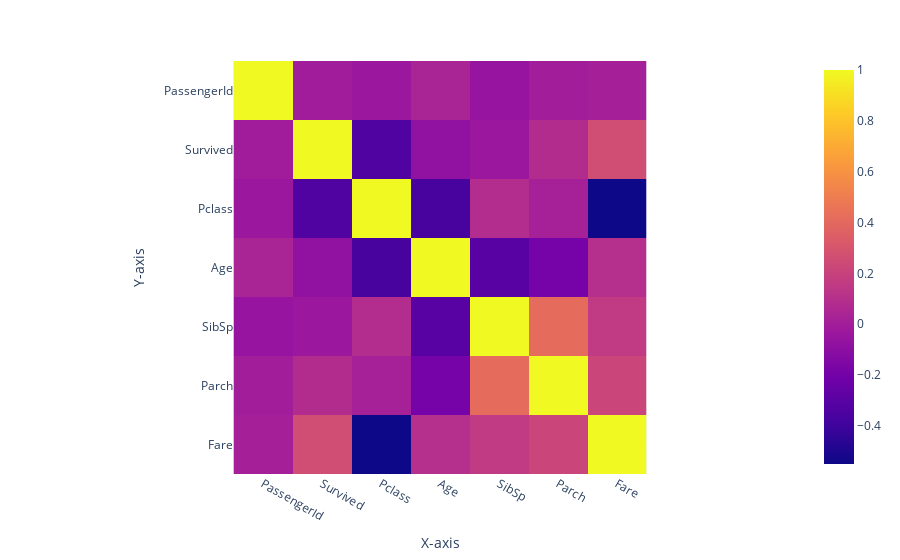

Source (notebook cell):
### Markdown cell above
Calculate the correlation of the DataFrame using Pandas, and make a heatmap of the correlation using Plotly (Don't forget to add the labels of the dataframe to the x and y axis).

### Code cell
corr = data.corr()

fig = px.imshow(corr, labels={'x':'X-axis', 'y':'Y-axis'})

fig.show()

### Figure 1 — Plotly figure (JSON) as saved in the notebook; plotly's stock layout.template omitted (floating-point values rounded to 4 significant figures)
{"data": [{"coloraxis": "coloraxis", "hovertemplate": "X-axis: %{x}<br>Y-axis: %{y}<br>color: %{z}<extra></extra>", "type": "heatmap", "x": ["PassengerId", "Survived", "Pclass", "Age", "SibSp", "Parch", "Fare"], "y": ["PassengerId", "Survived", "Pclass", "Age", "SibSp", "Parch", "Fare"], "z": [[1, -0.005007, -0.03514, 0.03685, -0.05753, -0.001652, 0.01266], [-0.005007, 1, -0.3385, -0.07722, -0.03532, 0.08163, 0.2573], [-0.03514, -0.3385, 1, -0.3692, 0.08308, 0.01844, -0.5495], [0.03685, -0.07722, -0.3692, 1, -0.3082, -0.1891, 0.09607], [-0.05753, -0.03532, 0.08308, -0.3082, 1, 0.4148, 0.1597], [-0.001652, 0.08163, 0.01844, -0.1891, 0.4148, 1, 0.2162], [0.01266, 0.2573, -0.5495, 0.09607, 0.1597, 0.2162, 1]]}], "layout": {"coloraxis": {"colorscale": [[0, "#0d0887"], [0.1111, "#46039f"], [0.2222, "#7201a8"], [0.3333, "#9c179e"], [0.4444, "#bd3786"], [0.5556, "#d8576b"], [0.6667, "#ed7953"], [0.7778, "#fb9f3a"], [0.8889, "#fdca26"], [1, "#f0f921"]]}, "margin": {"t": 60}, "xaxis": {"constrain": "domain", "scaleanchor": "y", "title": {"text": "X-axis"}}, "yaxis": {"autorange": "reversed", "constrain": "domain", "title": {"text": "Y-axis"}}}}
